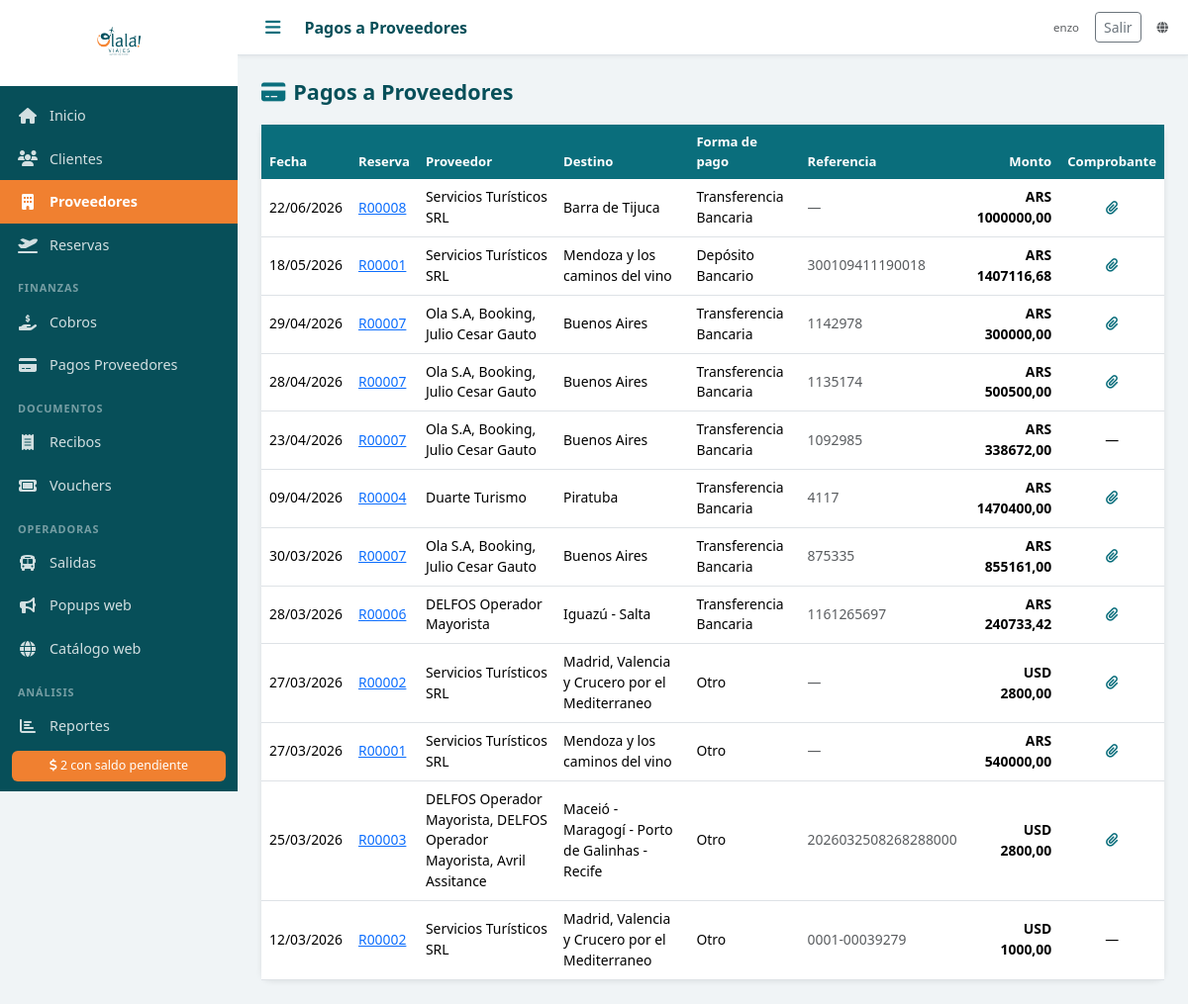
The app's page /pagos-proveedor/ (signed in) with its own data.
### agencia/models.py (models this page shows, shortened)
class PagoProveedor(models.Model):
    reserva = models.ForeignKey(Reserva, on_delete=models.PROTECT, related_name='pagos_proveedor', verbose_name='Reserva')
    fecha = models.DateField('Fecha')
    monto = models.DecimalField('Monto', max_digits=12, decimal_places=2)
    moneda = models.CharField('Moneda', max_length=3, choices=MONEDAS, default='ARS')
    forma_pago = models.CharField('Forma de pago', max_length=20, choices=FORMAS_PAGO)
    referencia = models.CharField('Referencia / Nro. comprobante', max_length=200, blank=True)
    notas = models.TextField('Notas', blank=True)
    comprobante = models.FileField('Comprobante', upload_to='comprobantes/', blank=True, null=True)
    created_at = models.DateTimeField(auto_now_add=True)
    class Meta:
        verbose_name = 'Pago a Proveedor'
        verbose_name_plural = 'Pagos a Proveedores'
        ordering = ['-fecha']

class Reserva(models.Model):
    ESTADOS = [
        ('PENDIENTE', 'Pendiente'),
        ('CONFIRMADA', 'Confirmada'),
        ('EN_CURSO', 'En curso'),
        ('COMPLETADA', 'Completada'),
        ('CANCELADA', 'Cancelada'),
    ]
    numero = models.CharField('Nro. Reserva', max_length=20, unique=True, blank=True)
    cliente = models.ForeignKey(Cliente, on_delete=models.PROTECT, verbose_name='Cliente titular', related_name='reservas')
    descripcion = models.TextField('Descripción / Observaciones', blank=True)
    destino = models.CharField('Destino', max_length=200)
    fecha_salida = models.DateField('Fecha de salida')
    fecha_regreso = models.DateField('Fecha de regreso', null=True, blank=True)
    pasajeros_adicionales = models.ManyToManyField(
        Cliente, related_name='reservas_como_pasajero',
        blank=True, verbose_name='Pasajeros adicionales'
    )
    precio_venta = models.DecimalField('Precio de venta', max_digits=12, decimal_places=2, default=0)
    moneda_venta = models.CharField('Moneda venta', max_length=3, choices=MONEDAS, default='ARS')
    comision_porcentaje = models.DecimalField('Comisión (%)', max_digits=5, decimal_places=2, default=0)
    estado = models.CharField('Estado', max_length=20, choices=ESTADOS, default='PENDIENTE')
    notas = models.TextField('Notas internas', blank=True)
    created_at = models.DateTimeField(auto_now_add=True)
    updated_at = models.DateTimeField(auto_now=True)
    class Meta:
        verbose_name = 'Reserva'
        verbose_name_plural = 'Reservas'
        ordering = ['fecha_salida']

class ServicioReserva(models.Model):
    reserva = models.ForeignKey(Reserva, on_delete=models.CASCADE, related_name='servicios', verbose_name='Reserva')
    proveedor = models.ForeignKey(Proveedor, on_delete=models.PROTECT, verbose_name='Proveedor')
    tipo_servicio = models.CharField('Tipo', max_length=20, choices=TIPOS_SERVICIO, default='PAQUETE')
    descripcion = models.CharField('Descripción del servicio', max_length=500, blank=True)
    precio_costo = models.DecimalField('Costo', max_digits=12, decimal_places=2, default=0)
    moneda_costo = models.CharField('Moneda', max_length=3, choices=MONEDAS, default='ARS')
    nro_reserva_proveedor = models.CharField('Nro. reserva proveedor', max_length=100, blank=True)
    class Meta:
        verbose_name = 'Servicio'
        verbose_name_plural = 'Servicios'

class Proveedor(models.Model):
    TIPOS = [
        ('AEROLINEA', 'Aerolínea'),
        ('HOTEL', 'Hotel'),
        ('CRUCERO', 'Crucero'),
        ('AGENCIA', 'Agencia Mayorista'),
        ('OPERADOR', 'Operador Mayorista'),
        ('TRASLADO', 'Traslado'),
        ('SEGURO', 'Seguro de Viaje'),
        ('EXCURSION', 'Excursión'),
        ('OTRO', 'Otro'),
    ]
    nombre = models.CharField('Nombre', max_length=200)
    tipo = models.CharField('Tipo', max_length=20, choices=TIPOS, default='OTRO')
    comision_porcentaje = models.DecimalField('Comisión (%)', max_digits=5, decimal_places=2, default=0)
    contacto = models.CharField('Contacto', max_length=100, blank=True)
    email = models.EmailField('Email', blank=True)
    telefono = models.CharField('Teléfono', max_length=50, blank=True)
    notas = models.TextField('Notas', blank=True)
    activo = models.BooleanField('Activo', default=True)
    created_at = models.DateTimeField(auto_now_add=True)
    class Meta:
        verbose_name = 'Proveedor'
        verbose_name_plural = 'Proveedores'
        ordering = ['nombre']
    def __str__(self):
        return self.nombre

### agencia/views.py (the view)
# urls.py: path('pagos-proveedor/', login_required(views.pagos_proveedor_lista), name='pagos_proveedor_lista'),
def pagos_proveedor_lista(request):
    pagos = PagoProveedor.objects.select_related('reserva__cliente').prefetch_related('reserva__servicios__proveedor').all()
    return render(request, 'pagos_proveedor/lista.html', {'pagos': pagos})

### agencia/context_processors.py (called while the page is built)
def agencia_sitio(request):
    return {'public_web_url': django_settings.PUBLIC_WEB_BASE_URL}

def estado_publicacion_web(request):
    return {'estado_publicacion': None, 'publicacion_log': ''}

def estado_fotos_salidas(request):
    if not request.user.is_authenticated:
        return {'estado_fotos': None}
    from .fotos_utils import resumen_fotos_salidas
    return {'estado_fotos': resumen_fotos_salidas()}

### templates/pagos_proveedor/lista.html (shortened to what this page needs)
{% extends 'base.html' %}
{% block topbar_title %}Pagos a Proveedores{% endblock %}
{% block content %}
<div class="page-header">
  <h2><i class="fas fa-credit-card me-2 text-teal"></i>Pagos a Proveedores</h2>
</div>
<div class="card">
  <div class="table-responsive">
    <table class="table table-hover mb-0">
      <thead><tr><th>Fecha</th><th>Reserva</th><th>Proveedor</th><th>Destino</th><th>Forma de pago</th><th>Referencia</th><th class="text-end">Monto</th><th class="text-center">Comprobante</th></tr></thead>
      <tbody>
        {% for p in pagos %}
        <tr>
          <td>{{ p.fecha|date:"d/m/Y" }}</td>
          <td><a href="{% url 'reserva_detalle' p.reserva.pk %}">{{ p.reserva.numero }}</a></td>
          <td class="small">{% for s in p.reserva.servicios.all %}{{ s.proveedor }}{% if not forloop.last %}, {% endif %}{% empty %}—{% endfor %}</td>
          <td class="small">{{ p.reserva.destino }}</td>
          <td>{{ p.get_forma_pago_display }}</td>
          <td class="small text-muted">{{ p.referencia|default:"—" }}</td>
          <td class="text-end fw-bold moneda-{{ p.moneda }}">{{ p.moneda }} {{ p.monto|floatformat:2 }}</td>
          <td class="text-center">
            {% if p.comprobante %}
              <a href="{{ p.comprobante.url }}" target="_blank" title="Ver comprobante"><i class="fas fa-paperclip text-teal"></i></a>
            {% else %}—{% endif %}
          </td>
        </tr>
        {% empty %}
        <tr><td colspan="7" class="text-center text-muted py-4">No hay pagos registrados.</td></tr>
        {% endfor %}
      </tbody>
    </table>
  </div>
</div>
{% endblock %}

### templates/base.html (shortened to what this page needs)
<!DOCTYPE html>
<html lang="es">
<head>
  {% load static %}
  <link rel="stylesheet" href="https://cdn.jsdelivr.net/npm/bootstrap@5.3.2/dist/css/bootstrap.min.css">
  <link rel="stylesheet" href="https://cdnjs.cloudflare.com/ajax/libs/font-awesome/6.5.0/css/all.min.css">
  <link rel="stylesheet" href="{% static 'css/olala.css' %}">
</head>
<body>
<div class="sidebar" id="sidebar">
  <div class="sidebar-logo">
    <img src="{% static 'img/logo.png' %}" alt="Olalá Viajes" class="logo-img">
  </div>
  <nav class="sidebar-nav">
    <a href="{% url 'dashboard' %}" class="nav-item {% if request.resolver_match.url_name == 'dashboard' %}active{% endif %}">
      <i class="fas fa-home"></i><span>Inicio</span>
    </a>
    <a href="{% url 'clientes_lista' %}" class="nav-item {% if 'cliente' in request.resolver_match.url_name %}active{% endif %}">
      <i class="fas fa-users"></i><span>Clientes</span>
    </a>
    <a href="{% url 'proveedores_lista' %}" class="nav-item {% if 'proveedor' in request.resolver_match.url_name %}active{% endif %}">
      <i class="fas fa-building"></i><span>Proveedores</span>
    </a>
    <a href="{% url 'reservas_lista' %}" class="nav-item {% if 'reserva' in request.resolver_match.url_name %}active{% endif %}">
      <i class="fas fa-plane-departure"></i><span>Reservas</span>
    </a>
    <div class="nav-section">Finanzas</div>
    <a href="{% url 'cobros_lista' %}" class="nav-item {% if 'cobro' in request.resolver_match.url_name %}active{% endif %}">
      <i class="fas fa-hand-holding-dollar"></i><span>Cobros</span>
    </a>
    <a href="{% url 'pagos_proveedor_lista' %}" class="nav-item {% if 'pago_proveedor' in request.resolver_match.url_name %}active{% endif %}">
      <i class="fas fa-credit-card"></i><span>Pagos Proveedores</span>
    </a>
    <div class="nav-section">Documentos</div>
    <a href="{% url 'recibos_lista' %}" class="nav-item {% if 'recibo' in request.resolver_match.url_name %}active{% endif %}">
      <i class="fas fa-receipt"></i><span>Recibos</span>
    </a>
    <a href="{% url 'vouchers_lista' %}" class="nav-item {% if 'voucher' in request.resolver_match.url_name %}active{% endif %}">
      <i class="fas fa-ticket"></i><span>Vouchers</span>
    </a>
    <div class="nav-section">Operadoras</div>
    <a href="{% url 'salidas_lista' %}" class="nav-item {% if 'salida' in request.resolver_match.url_name %}active{% endif %}">
      <i class="fas fa-bus"></i><span>Salidas</span>
    </a>
    <a href="{% url 'popups_lista' %}" class="nav-item {% if 'popup' in request.resolver_match.url_name %}active{% endif %}">
      <i class="fas fa-bullhorn"></i><span>Popups web</span>
    </a>
    <a href="{{ public_web_url }}/" class="nav-item" target="_blank" rel="noopener">
      <i class="fas fa-globe"></i><span>Catálogo web</span>
    </a>
    <div class="nav-section">Análisis</div>
    <a href="{% url 'reportes' %}" class="nav-item {% if 'reporte' in request.resolver_match.url_name %}active{% endif %}">
      <i class="fas fa-chart-bar"></i><span>Reportes</span>
    </a>
  </nav>
  {% if alertas_salidas > 0 or alertas_saldos > 0 %}
  <div class="sidebar-alerts">
    {% if alertas_saldos > 0 %}
    <a href="{% url 'reporte_saldos' %}" class="alert-badge">
      <i class="fas fa-dollar-sign"></i> {{ alertas_saldos }} con saldo pendiente
    </a>
    {% endif %}
  </div>
  {% endif %}
</div>
<div class="main-content">
  <div class="topbar">
    <button class="btn-menu" onclick="toggleSidebar()"><i class="fas fa-bars"></i></button>
    <div class="topbar-title">{% block topbar_title %}{% endblock %}</div>
    <div class="topbar-right d-flex align-items-center gap-3">
      {% if user.is_authenticated %}
      <span class="text-muted small">{{ user.get_username }}</span>
      <form method="post" action="{% url 'logout' %}" class="d-inline mb-0">
        <button type="submit" class="btn btn-sm btn-outline-secondary">Salir</button>
      </form>
      {% endif %}
      <a href="{{ public_web_url }}/" class="text-muted small" target="_blank" rel="noopener" title="Catálogo público (olala-viajes.web.app)"><i class="fas fa-globe"></i></a>
    </div>
  </div>
  <div class="content-area">
    {% block content %}{% endblock %}
  </div>
</div>
</body>
</html>

### static/css/olala.css (style rules this page uses)
:root { --teal: #0a6e7c; --teal-dark: #074f59; --teal-light: #e0f2f5; --orange: #f08030; --orange-light: #fff3e8; --sidebar-width: 240px; --topbar-height: 56px; }
* { box-sizing: border-box; }
body { margin: 0; font-family: 'Segoe UI', sans-serif; background: #f0f4f6; }
.sidebar { position: fixed; top: 0; left: 0; width: var(--sidebar-width); height: 100vh; background: var(--teal-dark); display: flex; flex-direction: column; z-index: 1000; transition: width 0.25s; overflow-x: hidden; }
.sidebar-logo { padding: 16px 12px; background: white; text-align: center; min-height: 80px; display: flex; align-items: center; justify-content: center; }
.logo-img { max-width: 160px; max-height: 55px; object-fit: contain; }
.sidebar-nav { flex: 1; overflow-y: auto; padding: 8px 0; }
.nav-item { display: flex; align-items: center; gap: 12px; padding: 11px 18px; color: rgba(255,255,255,0.82); text-decoration: none; font-size: 0.9rem; transition: background 0.15s, color 0.15s; white-space: nowrap; }
.nav-item.active { background: var(--orange); color: white; font-weight: 600; }
.nav-item i { width: 20px; text-align: center; font-size: 1rem; flex-shrink: 0; }
.nav-section { padding: 14px 18px 4px; font-size: 0.68rem; text-transform: uppercase; letter-spacing: 0.08em; color: rgba(255,255,255,0.45); font-weight: 600; }
.sidebar-alerts { padding: 10px 12px; }
.alert-badge { display: block; background: var(--orange); color: white; padding: 6px 10px; border-radius: 6px; font-size: 0.78rem; text-decoration: none; text-align: center; }
.main-content { margin-left: var(--sidebar-width); min-height: 100vh; transition: margin-left 0.25s; display: flex; flex-direction: column; }
.topbar { height: var(--topbar-height); background: white; border-bottom: 1px solid #dde3e7; display: flex; align-items: center; padding: 0 20px; gap: 16px; position: sticky; top: 0; z-index: 100; box-shadow: 0 1px 4px rgba(0,0,0,0.07); }
.btn-menu { background: none; border: none; font-size: 1.1rem; color: var(--teal); cursor: pointer; padding: 4px 8px; }
.topbar-title { font-size: 1rem; font-weight: 600; color: var(--teal-dark); flex: 1; }
.topbar-right { font-size: 0.82rem; color: #999; }
.content-area { padding: 24px; flex: 1; }
.card { border: none; border-radius: 10px; box-shadow: 0 1px 6px rgba(0,0,0,0.09); }
.text-teal { color: var(--teal) !important; }
.table th { background: var(--teal); color: white; font-weight: 600; font-size: 0.82rem; border: none; }
.table td { font-size: 0.87rem; vertical-align: middle; }
.moneda-ARS { color: #1a7a3a; font-weight: 600; }
.moneda-USD { color: #1a4a7a; font-weight: 600; }
.page-header { display: flex; align-items: center; justify-content: space-between; margin-bottom: 20px; }
.page-header h2 { margin: 0; color: var(--teal-dark); font-size: 1.35rem; font-weight: 700; }

### records on screen
PagoProveedor: fecha "22/06/2026", reserva.numero "R00008", reserva.destino "Barra de Tijuca", forma_pago "Transferencia Bancaria", referencia "—", moneda "ARS", monto "1000000,00"
ServicioReserva: proveedor "Servicios Turísticos SRL"
PagoProveedor: fecha "18/05/2026", reserva.numero "R00001", reserva.destino "Mendoza y los caminos del vino", forma_pago "Depósito Bancario", referencia "300109411190018", moneda "ARS", monto "1407116,68"
ServicioReserva: proveedor "Servicios Turísticos SRL"
PagoProveedor: fecha "29/04/2026", reserva.numero "R00007", reserva.destino "Buenos Aires", forma_pago "Transferencia Bancaria", referencia "1142978", moneda "ARS", monto "300000,00"
ServicioReserva: proveedor "Ola S.A"
ServicioReserva: proveedor "Booking"
ServicioReserva: proveedor "Julio Cesar Gauto"
PagoProveedor: fecha "28/04/2026", reserva.numero "R00007", reserva.destino "Buenos Aires", forma_pago "Transferencia Bancaria", referencia "1135174", moneda "ARS", monto "500500,00"
PagoProveedor: fecha "23/04/2026", reserva.numero "R00007", reserva.destino "Buenos Aires", forma_pago "Transferencia Bancaria", referencia "1092985", moneda "ARS", monto "338672,00"
PagoProveedor: fecha "09/04/2026", reserva.numero "R00004", reserva.destino "Piratuba", forma_pago "Transferencia Bancaria", referencia "4117", moneda "ARS", monto "1470400,00"
ServicioReserva: proveedor "Duarte Turismo"
PagoProveedor: fecha "30/03/2026", reserva.numero "R00007", reserva.destino "Buenos Aires", forma_pago "Transferencia Bancaria", referencia "875335", moneda "ARS", monto "855161,00"
PagoProveedor: fecha "28/03/2026", reserva.numero "R00006", reserva.destino "Iguazú - Salta", forma_pago "Transferencia Bancaria", referencia "1161265697", moneda "ARS", monto "240733,42"
ServicioReserva: proveedor "DELFOS Operador Mayorista"
PagoProveedor: fecha "27/03/2026", reserva.numero "R00002", reserva.destino "Madrid, Valencia y Crucero por el Mediterraneo", forma_pago "Otro", referencia "—", moneda "USD", monto "2800,00"
ServicioReserva: proveedor "Servicios Turísticos SRL"
PagoProveedor: fecha "27/03/2026", reserva.numero "R00001", reserva.destino "Mendoza y los caminos del vino", forma_pago "Otro", referencia "—", moneda "ARS", monto "540000,00"
PagoProveedor: fecha "25/03/2026", reserva.numero "R00003", reserva.destino "Maceió - Maragogí - Porto de Galinhas - Recife", forma_pago "Otro", referencia "2026032508268288000", moneda "USD", monto "2800,00"
ServicioReserva: proveedor "DELFOS Operador Mayorista"
ServicioReserva: proveedor "DELFOS Operador Mayorista"
ServicioReserva: proveedor "Avril Assitance"
PagoProveedor: fecha "12/03/2026", reserva.numero "R00002", reserva.destino "Madrid, Valencia y Crucero por el Mediterraneo", forma_pago "Otro", referencia "0001-00039279", moneda "USD", monto "1000,00"

### other values on screen
{{ alertas_saldos }} "2"
{{ user.get_username }} "enzo"
